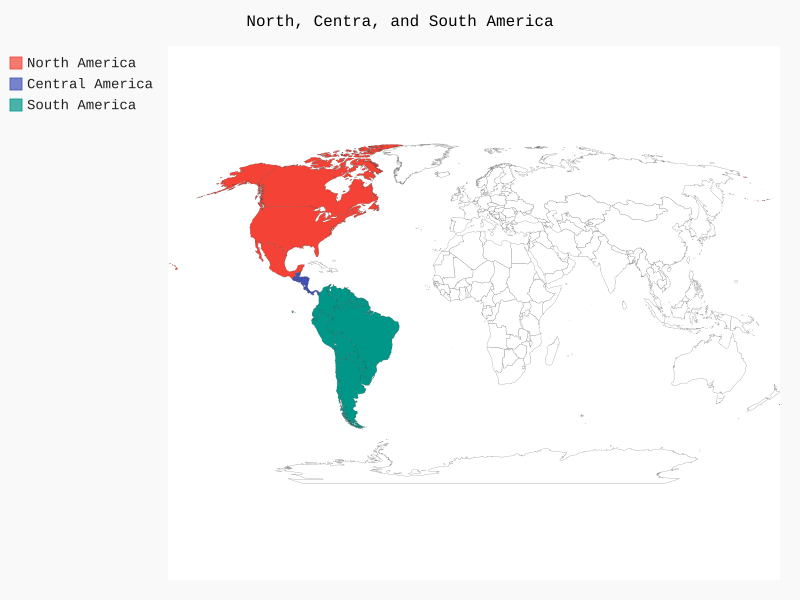

The script that drew this image:
from pygal_maps_world.maps import World

world_map = World()

world_map.title = 'North, Central, and South America'

world_map.add('North America', ['ca', 'mx', 'us'])
world_map.add('Central America', ['bz', 'cr', 'gt', 'hn', 'ni', 'pa', 'sv'])
world_map.add('South America', ['ar', 'bo', 'br', 'cl',
                                'co', 'ec', 'gf', 'gy', 'pe', 'py', 'sr', 'uy', 've'])

world_map.render_to_file('americas.svg')
